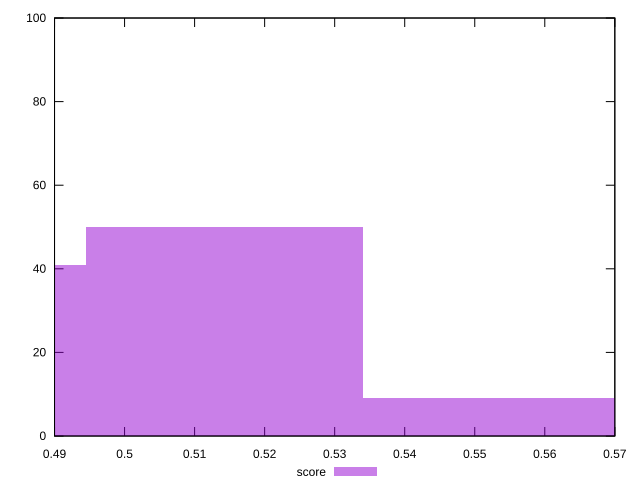

This chart was generated by the following gnuplot code:
reset

$score <<EOF
0.5142133508698884 50
0.47465847772605085 41
0.553768224013726 9
EOF

set key outside below
set boxwidth 0.03955487314383757
set xrange [0.49:0.57]
set yrange [0:100]
set trange [0:100]
set style fill transparent solid 0.5 noborder
set terminal svg size 640, 490 enhanced background rgb 'white'
set output "report_00021_2021-02-20T09:16:39.615Z/render-blocking-resources/samples/pages+cached+noadtech+nomedia/score/histogram.svg"

plot $score title "score" with boxes

reset
